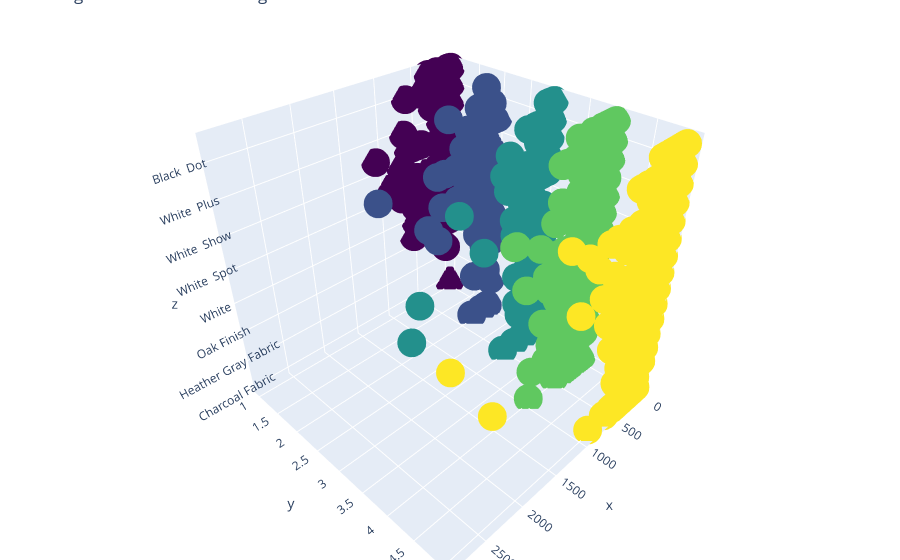

Write notebook code for a chart like this one.
### Code cell
trace = go.Scatter3d(
    x = data['length'],
    y = data['rating'],
    z = data['variation'],
    name = 'Amazon Alexa',
    mode='markers',
    marker=dict(
        size=10,
        color = data['rating'],
        colorscale = 'viridis',))

df = [trace]
layout = go.Layout(
    title = 'Length vs Variation vs Ratings',
    margin=dict(
        l=0,
        r=0,
        b=0,
        t=0))

fig = go.Figure(data = df, layout = layout)
iplot(fig)

### Figure 1 — Plotly figure (JSON) as saved in the notebook; plotly's stock layout.template omitted (floating-point values rounded to 4 significant figures; data arrays with more than 128 entries replaced by an {"elided": "..."} marker saying what was removed)
{"data": [{"marker": {"color": {"elided": "3150 int values"}, "colorscale": [[0, "#440154"], [0.1111, "#482878"], [0.2222, "#3e4989"], [0.3333, "#31688e"], [0.4444, "#26828e"], [0.5556, "#1f9e89"], [0.6667, "#35b779"], [0.7778, "#6ece58"], [0.8889, "#b5de2b"], [1, "#fde725"]], "size": 10}, "mode": "markers", "name": "Amazon Alexa", "type": "scatter3d", "x": {"elided": "3150 int values"}, "y": {"elided": "3150 int values"}, "z": {"elided": "3150 str values"}}], "layout": {"margin": {"b": 0, "l": 0, "r": 0, "t": 0}, "title": {"text": "Length vs Variation vs Ratings"}}}
